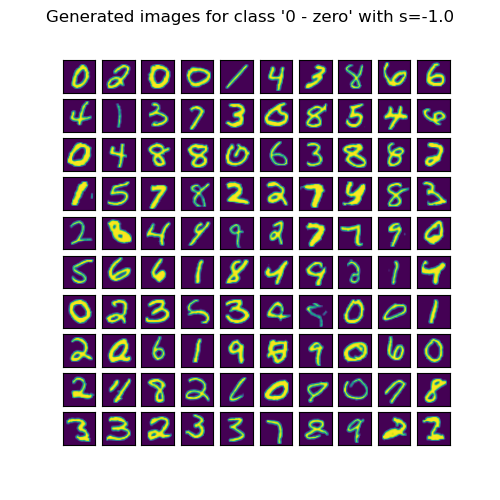
#> input picture report/images/guided_unet_0___zero_s-1.0.png, 500 x 500 px, found by its file name
$ python crop.py
#> lines starting #> are read from the running program, lines starting #| are printed output that depends on the picture
# Crop function to crop the image to remove the plt title

from PIL import Image

def extract_crop_box(image_path, title_height):
    """
    Extracts the crop box coordinates based on the image dimensions and title height.

    Parameters:
    - image_path: str, path to the input image
    - title_height: int, height of the title area to be cropped

    Returns:
    - crop_box: tuple, (left, upper, right, lower) pixel coordinates for cropping
    """
#> called with title_height = 30
    try:
        with Image.open(image_path) as img:
#> img is the input picture: PIL image 500x500 RGBA; mean R, G, B, A 169.6, 155.7, 172, 255
            width, height = img.size
#> width = 500; height = 500
            # Define the crop box to remove the title area
            crop_box = (0, title_height, width, height)
#> crop_box = (0, 30, 500, 500)
            return crop_box
    except Exception as e:
        print(f"An error occurred while extracting the crop box: {e}")
        return None

def crop_image(image_path, output_path, crop_box):
    """
    Crops the image to remove the plt title.

    Parameters:
    - image_path: str, path to the input image
    - output_path: str, path to save the cropped image
    - crop_box: tuple, (left, upper, right, lower) pixel coordinates for cropping
    """
    try:
        # Open the image
        with Image.open(image_path) as img:
            # Crop the image using the provided crop box
            cropped_img = img.crop(crop_box)
            # Save the cropped image to the specified output path
            cropped_img.save(output_path)
            print(f"Cropped image saved to {output_path}")
    except Exception as e:
        print(f"An error occurred while cropping the image: {e}")

if __name__ == "__main__":
    # Example usage
    input_image_path = "report/images/guided_unet_0___zero_s-1.0.png"
    output_image_path = "report/images/guided_unet_0___zero_s-1.0_cropped.png"
    title_height = 30

    crop_box = extract_crop_box(input_image_path, title_height)
#> crop_box = (0, 30, 500, 500)
    if crop_box:
        crop_image(input_image_path, output_image_path, crop_box)
#> in crop_image, `cropped_img = img.crop(crop_box)`:
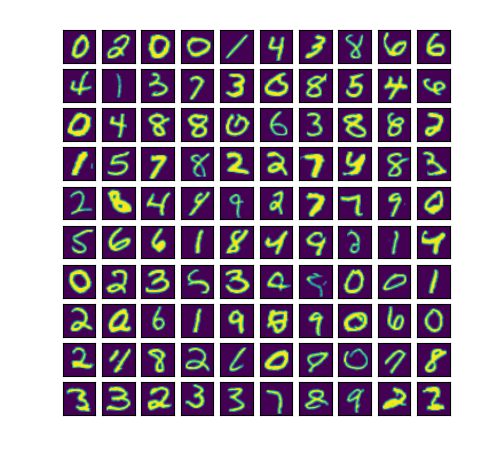
#> cropped_img: PIL image 500x470 RGBA; mean R, G, B, A 165.5, 150.7, 167.9, 255

$ run again, with report/images/CIFAR10_class_distribution.png copied over report/images/guided_unet_0___zero_s-1.0.png
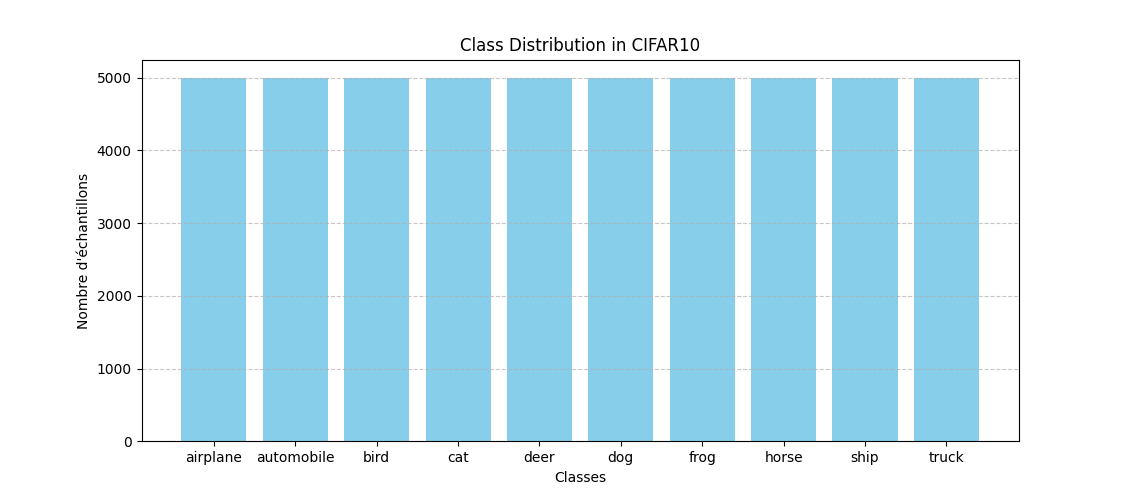
#> input picture report/images/CIFAR10_class_distribution.png, 1132 x 496 px, found by its file name
#> in extract_crop_box, img is the input picture: PIL image 1132x496 RGBA; mean R, G, B, A 201.7, 231.4, 243.5, 255
#> in crop_image, `cropped_img = img.crop(crop_box)`:
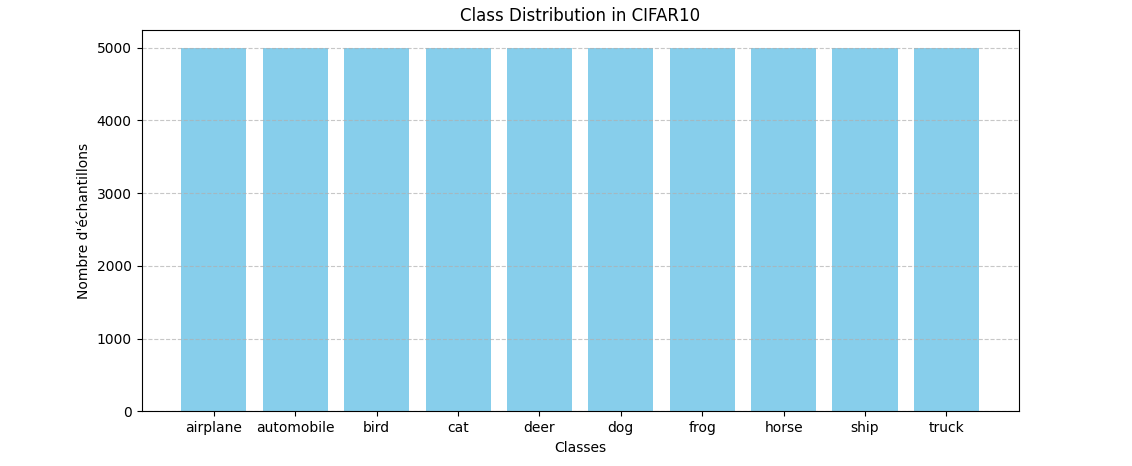
#> cropped_img: PIL image 1132x466 RGBA; mean R, G, B, A 198.3, 229.9, 242.8, 255

$ run again, with report/images/CIFAR10_image_grid.png copied over report/images/guided_unet_0___zero_s-1.0.png
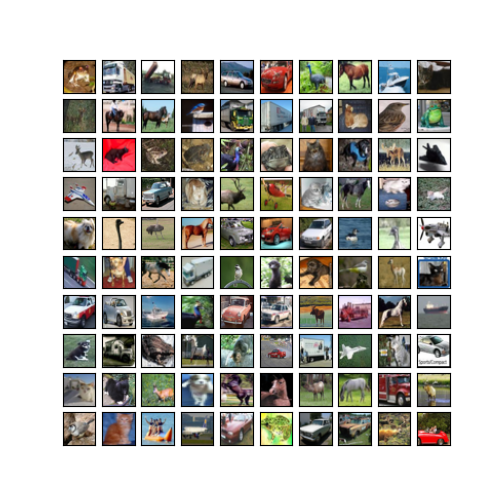
#> input picture report/images/CIFAR10_image_grid.png, 500 x 500 px, found by its file name
#> in extract_crop_box, img is the input picture: PIL image 500x500 RGBA; mean R, G, B, A 186.3, 184.8, 180, 255
#> in crop_image, `cropped_img = img.crop(crop_box)`:
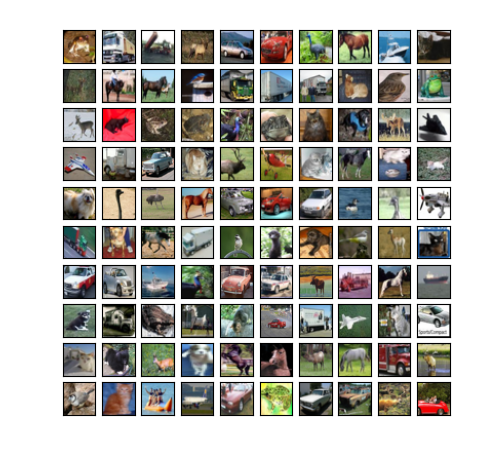
#> cropped_img: PIL image 500x470 RGBA; mean R, G, B, A 182, 180.3, 175.2, 255
